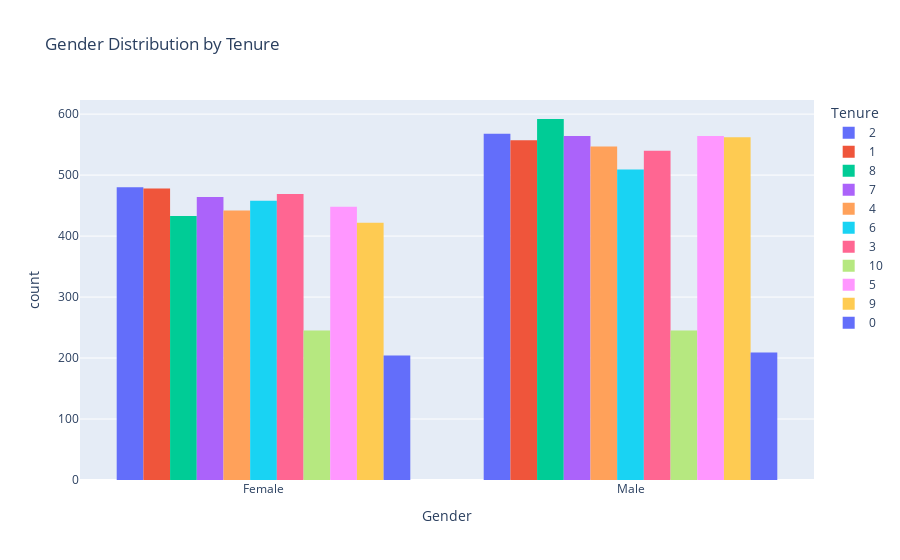

Source (notebook cell):
### Code cell
# Gender Distribution by Tenure
px.histogram(data_frame=df, x='Gender', color='Tenure' , barmode='group' , title = 'Gender Distribution by Tenure')

### Figure 1 — Plotly figure (JSON) as saved in the notebook; plotly's stock layout.template omitted (floating-point values rounded to 4 significant figures; data arrays with more than 128 entries replaced by an {"elided": "..."} marker saying what was removed)
{"data": [{"alignmentgroup": "True", "bingroup": "x", "hovertemplate": "Tenure=2<br>Gender=%{x}<br>count=%{y}<extra></extra>", "legendgroup": "2", "marker": {"color": "#636efa", "pattern": {"shape": ""}}, "name": "2", "offsetgroup": "2", "orientation": "v", "showlegend": true, "type": "histogram", "x": {"elided": "1048 str values"}, "xaxis": "x", "yaxis": "y"}, {"alignmentgroup": "True", "bingroup": "x", "hovertemplate": "Tenure=1<br>Gender=%{x}<br>count=%{y}<extra></extra>", "legendgroup": "1", "marker": {"color": "#EF553B", "pattern": {"shape": ""}}, "name": "1", "offsetgroup": "1", "orientation": "v", "showlegend": true, "type": "histogram", "x": {"elided": "1035 str values"}, "xaxis": "x", "yaxis": "y"}, {"alignmentgroup": "True", "bingroup": "x", "hovertemplate": "Tenure=8<br>Gender=%{x}<br>count=%{y}<extra></extra>", "legendgroup": "8", "marker": {"color": "#00cc96", "pattern": {"shape": ""}}, "name": "8", "offsetgroup": "8", "orientation": "v", "showlegend": true, "type": "histogram", "x": {"elided": "1025 str values"}, "xaxis": "x", "yaxis": "y"}, {"alignmentgroup": "True", "bingroup": "x", "hovertemplate": "Tenure=7<br>Gender=%{x}<br>count=%{y}<extra></extra>", "legendgroup": "7", "marker": {"color": "#ab63fa", "pattern": {"shape": ""}}, "name": "7", "offsetgroup": "7", "orientation": "v", "showlegend": true, "type": "histogram", "x": {"elided": "1028 str values"}, "xaxis": "x", "yaxis": "y"}, {"alignmentgroup": "True", "bingroup": "x", "hovertemplate": "Tenure=4<br>Gender=%{x}<br>count=%{y}<extra></extra>", "legendgroup": "4", "marker": {"color": "#FFA15A", "pattern": {"shape": ""}}, "name": "4", "offsetgroup": "4", "orientation": "v", "showlegend": true, "type": "histogram", "x": {"elided": "989 str values"}, "xaxis": "x", "yaxis": "y"}, {"alignmentgroup": "True", "bingroup": "x", "hovertemplate": "Tenure=6<br>Gender=%{x}<br>count=%{y}<extra></extra>", "legendgroup": "6", "marker": {"color": "#19d3f3", "pattern": {"shape": ""}}, "name": "6", "offsetgroup": "6", "orientation": "v", "showlegend": true, "type": "histogram", "x": {"elided": "967 str values"}, "xaxis": "x", "yaxis": "y"}, {"alignmentgroup": "True", "bingroup": "x", "hovertemplate": "Tenure=3<br>Gender=%{x}<br>count=%{y}<extra></extra>", "legendgroup": "3", "marker": {"color": "#FF6692", "pattern": {"shape": ""}}, "name": "3", "offsetgroup": "3", "orientation": "v", "showlegend": true, "type": "histogram", "x": {"elided": "1009 str values"}, "xaxis": "x", "yaxis": "y"}, {"alignmentgroup": "True", "bingroup": "x", "hovertemplate": "Tenure=10<br>Gender=%{x}<br>count=%{y}<extra></extra>", "legendgroup": "10", "marker": {"color": "#B6E880", "pattern": {"shape": ""}}, "name": "10", "offsetgroup": "10", "orientation": "v", "showlegend": true, "type": "histogram", "x": {"elided": "490 str values"}, "xaxis": "x", "yaxis": "y"}, {"alignmentgroup": "True", "bingroup": "x", "hovertemplate": "Tenure=5<br>Gender=%{x}<br>count=%{y}<extra></extra>", "legendgroup": "5", "marker": {"color": "#FF97FF", "pattern": {"shape": ""}}, "name": "5", "offsetgroup": "5", "orientation": "v", "showlegend": true, "type": "histogram", "x": {"elided": "1012 str values"}, "xaxis": "x", "yaxis": "y"}, {"alignmentgroup": "True", "bingroup": "x", "hovertemplate": "Tenure=9<br>Gender=%{x}<br>count=%{y}<extra></extra>", "legendgroup": "9", "marker": {"color": "#FECB52", "pattern": {"shape": ""}}, "name": "9", "offsetgroup": "9", "orientation": "v", "showlegend": true, "type": "histogram", "x": {"elided": "984 str values"}, "xaxis": "x", "yaxis": "y"}, {"alignmentgroup": "True", "bingroup": "x", "hovertemplate": "Tenure=0<br>Gender=%{x}<br>count=%{y}<extra></extra>", "legendgroup": "0", "marker": {"color": "#636efa", "pattern": {"shape": ""}}, "name": "0", "offsetgroup": "0", "orientation": "v", "showlegend": true, "type": "histogram", "x": {"elided": "413 str values"}, "xaxis": "x", "yaxis": "y"}], "layout": {"barmode": "group", "legend": {"title": {"text": "Tenure"}, "tracegroupgap": 0}, "title": {"text": "Gender Distribution by Tenure"}, "xaxis": {"anchor": "y", "domain": [0, 1], "title": {"text": "Gender"}}, "yaxis": {"anchor": "x", "domain": [0, 1], "title": {"text": "count"}}}}
